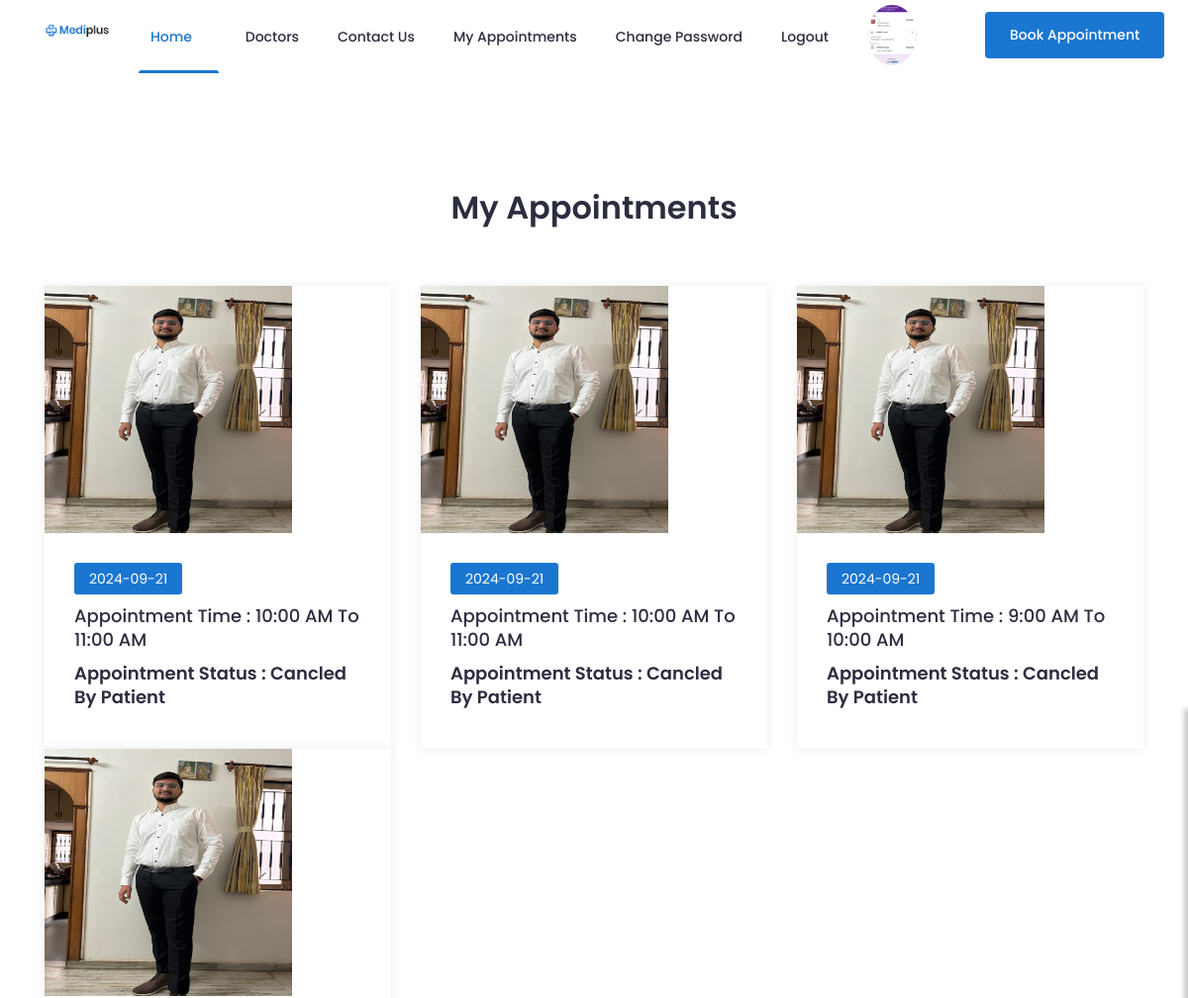
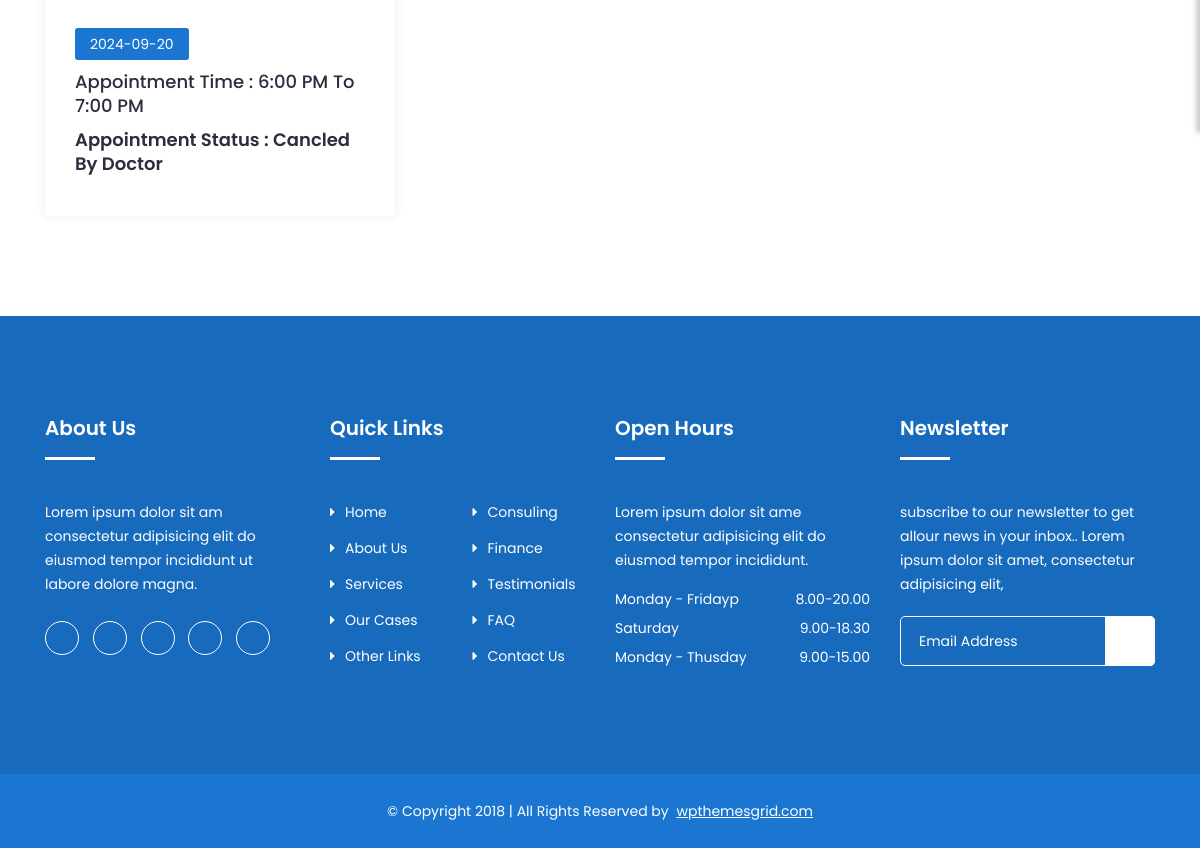
/patient-appointment/ (signed in), run on the app's committed database (2 pictures, top to bottom).
### myapp/models.py (models this page shows, shortened)
class Appointment(models.Model):
	patient=models.ForeignKey(User,on_delete=models.CASCADE)
	doctor_profile=models.ForeignKey(Doctor_Profile,on_delete=models.CASCADE)
	appointment_date=models.CharField(max_length=100)
	appointment_time=models.CharField(max_length=100)
	appointment_status=models.CharField(max_length=100,default="Pending")

class Doctor_Profile(models.Model):
	doctor=models.ForeignKey(User,on_delete=models.CASCADE)
	qualification=models.CharField(max_length=100)
	specialization=models.CharField(max_length=100)
	experience_in_years=models.PositiveIntegerField()
	clinic_address=models.TextField()
	time=models.CharField(max_length=100)

class User(models.Model):
	fname=models.CharField(max_length=100)
	lname=models.CharField(max_length=100)
	email=models.EmailField()
	mobile=models.PositiveIntegerField()
	address=models.TextField()
	gender=models.CharField(max_length=100)
	password=models.CharField(max_length=100)
	usertype=models.CharField(max_length=100,default='patient')
	profile_picture=models.ImageField(upload_to="profile_picture/",default="")

### myapp/views.py (the view)
# urls.py: path('patient-appointment/',views.patient_appointment,name='patient-appointment'),
def patient_appointment(request):
	patient=User.objects.get(email=request.session['email'])
	appointments=Appointment.objects.filter(patient=patient)
	return render(request,'patient-appointmnet.html',{'appointments':appointments})

### myapp/templates/patient-appointmnet.html
{% extends 'header.html' %}
{% block content %}
{% load static %}
<!doctype html>
<html class="no-js" lang="zxx">
    <head>
    </head>
    <body>
		<section class="blog section" id="blog">
			<div class="container">
				<div class="row">
					<div class="col-lg-12">
						<div class="section-title">
							<h2>My Appointments</h2>
						</div>
					</div>
				</div>
				<div class="row">
					{% for i in appointments %}
					<div class="col-lg-4 col-md-6 col-12">
						<div class="single-news">
							<div class="news-head">
								<img src="{{i.doctor_profile.doctor.profile_picture.url}}" alt="#" style="height:250px; width: 250px;">
							</div>
							<div class="news-body">
								<div class="news-content">
									<div class="date">{{i.appointment_date}}</div>
									<h2><a href="blog-single.html">Appointment Time : {{i.appointment_time}}</a></h2>
									{% if i.appointment_status == 'Pending'%}
										<h2>Appointment Status : {{i.appointment_status}}</h2>
										<a href="{% url 'cancel-appointment' pk=i.pk %}"><input type="button" value="Cancel Appointment" class="btn btn-primary"></a>
									{% else %}
										<h2>Appointment Status : {{i.appointment_status}}</h2>
									{% endif %}
								</div>
							</div>
						</div>
					</div>
					{% endfor %}
				</div>
			</div>
		</section>
   	</body>
</html>
{% endblock %}

### myapp/templates/header.html (shortened to what this page needs)
{% load static %}
<!doctype html>
<html class="no-js" lang="zxx">
    <head>
		<link rel="stylesheet" href="{% static 'css/bootstrap.min.css' %}">
		<link rel="stylesheet" href="{% static 'css/nice-select.css' %}">
        <link rel="stylesheet" href="{% static 'css/font-awesome.min.css' %}">
        <link rel="stylesheet" href="{% static 'css/icofont.css' %}">
		<link rel="stylesheet" href="{% static 'css/slicknav.min.css' %}">
        <link rel="stylesheet" href="{% static 'css/owl-carousel.css' %}">
		<link rel="stylesheet" href="{% static 'css/datepicker.css' %}">
        <link rel="stylesheet" href="{% static 'css/animate.min.css' %}">
        <link rel="stylesheet" href="{% static 'css/magnific-popup.css' %}">
        <link rel="stylesheet" href="{% static 'css/normalize.css' %}">
        <link rel="stylesheet" href="{% static 'style.css' %}">
        <link rel="stylesheet" href="{% static 'css/responsive.css' %}">
    </head>
    <body>
		<header class="header" >
			<div class="header-inner">
				<div class="container">
					<div class="inner">
						<div class="row">
							<div class="col-lg-1 col-md-2 col-12">
								<div class="logo">
									<a href="index.html"><img src="{% static 'img/logo.png' %}" alt="#"></a>
								</div>
							</div>
							<div class="col-lg-9 col-md-9 col-12">
								<div class="main-menu">
									<nav class="navigation">
										<ul class="nav menu">
											<li class="active"><a href="/">Home <i class="icofont-rounded-down"></i></a></li>
											<li><a href="{% url 'doctors' %}">Doctors </a></li>
											<li><a href="{% url 'contact' %}">Contact Us</a></li>
											{% if request.session.email %}
												<li><a href="{% url 'patient-appointment' %}">My Appointments</a></li>
												<li><a href="{% url 'change-password' %}">Change Password</a></li>
												<li><a href="{% url 'logout' %}">Logout </a></li>
												<li><a href="{% url 'profile' %}" title="{{request.session.fname}}'s Profile"><img src="{{request.session.profile_picture}}" width="50px" height="50px" style="border-radius: 50%; margin-top: -20px;"> </a></li>
											{% else %}
												<li><a href="{% url 'signup' %}">Sign Up </a></li>
												<li><a href="{% url 'login' %}">Login </a></li>
											{% endif%}
										</ul>
									</nav>
								</div>
							</div>
							<div class="col-lg-2 col-12">
								<div class="get-quote">
									<a href="{% url 'doctors' %}" class="btn">Book Appointment</a>
								</div>
							</div>
						</div>
					</div>
				</div>
			</div>
		</header>
		{% block content %}
		{% endblock %}
		<footer id="footer" class="footer ">
			<div class="footer-top">
				<div class="container">
					<div class="row">
						<div class="col-lg-3 col-md-6 col-12">
							<div class="single-footer">
								<h2>About Us</h2>
								<p>Lorem ipsum dolor sit am consectetur adipisicing elit do eiusmod tempor incididunt ut labore dolore magna.</p>
								<ul class="social">
									<li><a href="#"><i class="icofont-facebook"></i></a></li>
									<li><a href="#"><i class="icofont-google-plus"></i></a></li>
									<li><a href="#"><i class="icofont-twitter"></i></a></li>
									<li><a href="#"><i class="icofont-vimeo"></i></a></li>
									<li><a href="#"><i class="icofont-pinterest"></i></a></li>
								</ul>
							</div>
						</div>
						<div class="col-lg-3 col-md-6 col-12">
							<div class="single-footer f-link">
								<h2>Quick Links</h2>
								<div class="row">
									<div class="col-lg-6 col-md-6 col-12">
										<ul>
											<li><a href="#"><i class="fa fa-caret-right" aria-hidden="true"></i>Home</a></li>
											<li><a href="#"><i class="fa fa-caret-right" aria-hidden="true"></i>About Us</a></li>
											<li><a href="#"><i class="fa fa-caret-right" aria-hidden="true"></i>Services</a></li>
											<li><a href="#"><i class="fa fa-caret-right" aria-hidden="true"></i>Our Cases</a></li>
											<li><a href="#"><i class="fa fa-caret-right" aria-hidden="true"></i>Other Links</a></li>
										</ul>
									</div>
									<div class="col-lg-6 col-md-6 col-12">
										<ul>
											<li><a href="#"><i class="fa fa-caret-right" aria-hidden="true"></i>Consuling</a></li>
											<li><a href="#"><i class="fa fa-caret-right" aria-hidden="true"></i>Finance</a></li>
											<li><a href="#"><i class="fa fa-caret-right" aria-hidden="true"></i>Testimonials</a></li>
											<li><a href="#"><i class="fa fa-caret-right" aria-hidden="true"></i>FAQ</a></li>
											<li><a href="#"><i class="fa fa-caret-right" aria-hidden="true"></i>Contact Us</a></li>
										</ul>
									</div>
								</div>
							</div>
						</div>
						<div class="col-lg-3 col-md-6 col-12">
							<div class="single-footer">
								<h2>Open Hours</h2>
								<p>Lorem ipsum dolor sit ame consectetur adipisicing elit do eiusmod tempor incididunt.</p>
								<ul class="time-sidual">
									<li class="day">Monday - Fridayp <span>8.00-20.00</span></li>
									<li class="day">Saturday <span>9.00-18.30</span></li>
									<li class="day">Monday - Thusday <span>9.00-15.00</span></li>
								</ul>
							</div>
						</div>
						<div class="col-lg-3 col-md-6 col-12">
							<div class="single-footer">
								<h2>Newsletter</h2>
								<p>subscribe to our newsletter to get allour news in your inbox.. Lorem ipsum dolor sit amet, consectetur adipisicing elit,</p>
								<form action="mail/mail.php" method="get" target="_blank" class="newsletter-inner">
									<input name="email" placeholder="Email Address" class="common-input" onfocus="this.placeholder = ''"
										onblur="this.placeholder = 'Your email address'" required="" type="email">
									<button class="button"><i class="icofont icofont-paper-plane"></i></button>
								</form>
							</div>
						</div>
					</div>
				</div>
			</div>
			<div class="copyright">
				<div class="container">
					<div class="row">
						<div class="col-lg-12 col-md-12 col-12">
							<div class="copyright-content">
								<p>© Copyright 2018  |  All Rights Reserved by <a href="https://www.wpthemesgrid.com" target="_blank">wpthemesgrid.com</a> </p>
							</div>
						</div>
					</div>
				</div>
			</div>
		</footer>
    </body>
</html>

### data on the page
Appointment: doctor_profile.doctor.profile_picture (picture), appointment_date "2024-09-21", appointment_time "10:00 AM To 11:00 AM", appointment_status "Cancled By Patient"
Appointment: doctor_profile.doctor.profile_picture (picture), appointment_date "2024-09-21", appointment_time "10:00 AM To 11:00 AM", appointment_status "Cancled By Patient"
Appointment: doctor_profile.doctor.profile_picture (picture), appointment_date "2024-09-21", appointment_time "9:00 AM To 10:00 AM", appointment_status "Cancled By Patient"
Appointment: doctor_profile.doctor.profile_picture (picture), appointment_date "2024-09-20", appointment_time "6:00 PM To 7:00 PM", appointment_status "Cancled By Doctor"
